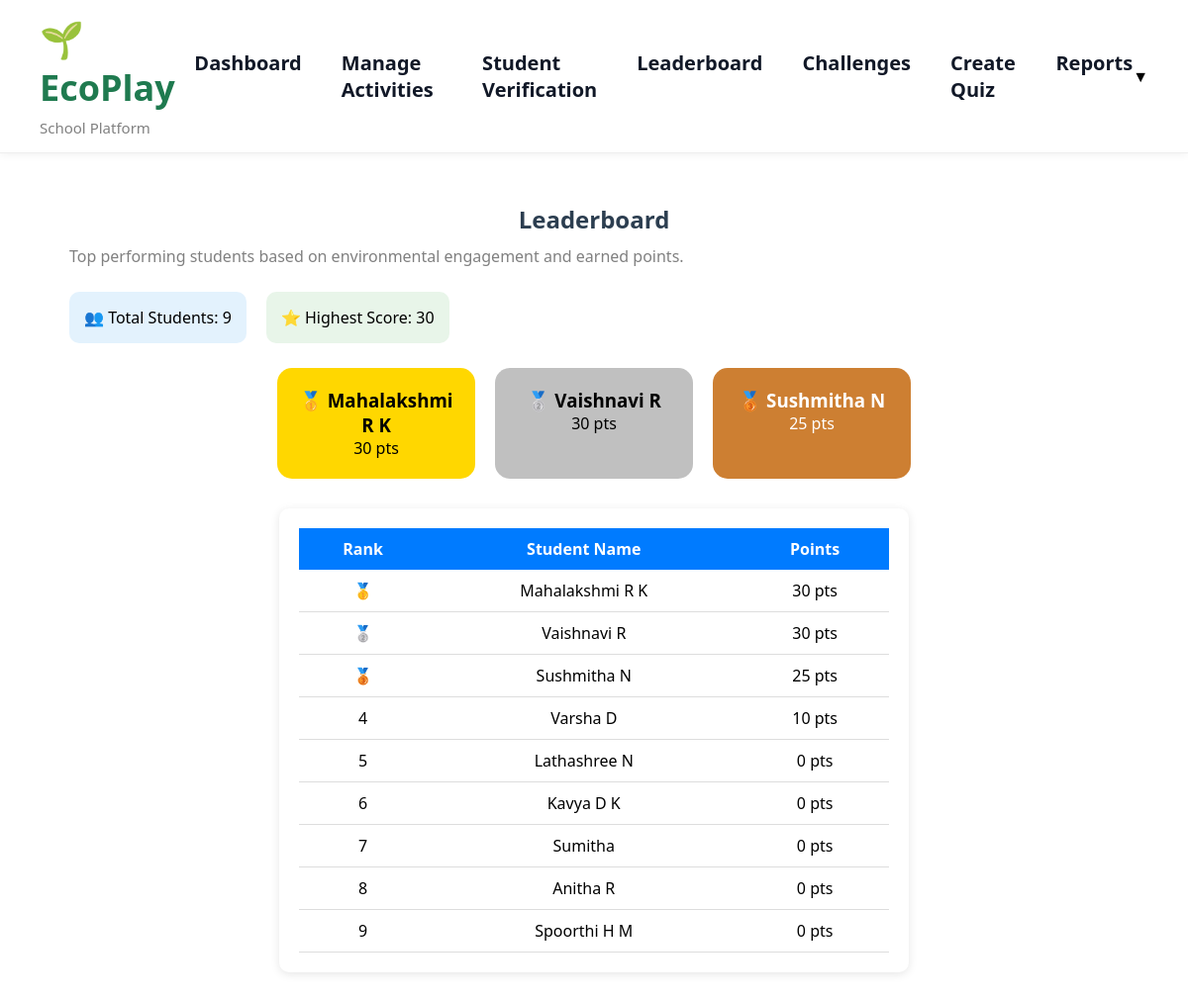
The app's page /leaderboard with its own data.
### tables this page shows
CREATE TABLE users(
id INTEGER PRIMARY KEY AUTOINCREMENT,
name TEXT,
email TEXT UNIQUE,
password TEXT,
role TEXT,
school_id INTEGER,
status TEXT,
verification_status TEXT,
points INTEGER DEFAULT 0
);

### app.py (the view)
@app.route('/leaderboard')
def leaderboard():
    conn = sqlite3.connect('database.db')
    cur = conn.cursor()
    cur.execute("""
        SELECT name, points
        FROM users
        ORDER BY points DESC
    """)
    students = cur.fetchall()
    conn.close()
    return render_template('leaderboard.html', students=students)

### templates/leaderboard.html (shortened to what this page needs)
{% extends "base.html" %}
{% block content %}
<h2 style="margin-bottom:10px;">Leaderboard</h2>
<p style="color:gray; margin-bottom:25px;">
Top performing students based on environmental engagement and earned points.
</p>
<div style="display:flex; gap:20px; margin-bottom:25px;">
    <div style="background:#e3f2fd; padding:15px; border-radius:10px;">
        👥 Total Students: {{ students|length }}
    </div>
    <div style="background:#e8f5e9; padding:15px; border-radius:10px;">
        ⭐ Highest Score: {{ students[0][1] if students|length > 0 else 0 }}
    </div>
</div>
{% if students|length >= 3 %}
<div style="display:flex; gap:20px; margin-bottom:30px; justify-content:center;">
    <div style="background:gold; padding:20px; border-radius:15px; width:200px; text-align:center;">
        <h3>🥇 {{ students[0][0] }}</h3>
        <p>{{ students[0][1] }} pts</p>
    </div>
    <div style="background:silver; padding:20px; border-radius:15px; width:200px; text-align:center;">
        <h3>🥈 {{ students[1][0] }}</h3>
        <p>{{ students[1][1] }} pts</p>
    </div>
    <div style="background:#cd7f32; padding:20px; border-radius:15px; width:200px; text-align:center; color:white;">
        <h3>🥉 {{ students[2][0] }}</h3>
        <p>{{ students[2][1] }} pts</p>
    </div>
</div>
{% endif %}
<div style="
    background:white;
    padding:20px;
    border-radius:10px;
    width:60%;
    margin:30px auto;
    box-shadow:0 2px 10px rgba(0,0,0,0.1);
">
<table style="
    width:100%;
    border-collapse:collapse;
    text-align:center;
">
<tr style="background:linear-gradient(to right, #4facfe, #00f2fe); color:white;">
    <th style="padding:10px;">Rank</th>
    <th style="padding:10px;">Student Name</th>
    <th style="padding:10px;">Points</th>
</tr>
{% for student in students %}
<tr style="
    border-bottom:1px solid #eee;
    transition:0.3s;
"
onmouseover="this.style.background='#f1f9ff'"
onmouseout="this.style.background=''">
    <td style="padding:10px;">
        {% if loop.index == 1 %}
            🥇
        {% elif loop.index == 2 %}
            🥈
        {% elif loop.index == 3 %}
            🥉
        {% else %}
            {{ loop.index }}
        {% endif %}
    </td>
    <td style="padding:10px;">{{ student[0] }}</td>
    <td style="padding:10px;">{{ student[1] }} pts</td>
</tr>
{% endfor %}
</table>
</div>
{% endblock %}

### static/style.css (style rules this page uses)
* { margin: 0; padding: 0; box-sizing: border-box; }
body { font-family: Arial, sans-serif; background: #f9fafb; }
body { font-family: Arial, sans-serif; background: #f4f6f9; margin: 0; padding: 0; }
h2 { text-align: center; margin-bottom: 25px; color: #2c3e50; }
table { width: 100%; border-collapse: collapse; }
th { background: #007bff; color: white; padding: 12px; }
td { padding: 10px; border-bottom: 1px solid #ddd; }
body { background-image: url("/static/images/ecoplay_bg.png"); background-size: cover; background-position: center; background-repeat: no-repeat; height: 100vh; }
body { margin:0; font-family: "Segoe UI", sans-serif; background: linear-gradient(120deg,#e8f5e9,#e3f2fd); }
html, body, #root, .app { background:white !important; }
body { margin: 0; font-family: 'Segoe UI', Arial, sans-serif; background: #f4f7fb; }

### records on screen
users: points "30", name "Mahalakshmi R K"
users: name "Vaishnavi R", points "30"
users: name "Sushmitha N", points "25"
users: name "Varsha D", points "10"
users: name "Lathashree N", points "0"
users: name "Kavya D K", points "0"
users: name "Sumitha", points "0"
users: name "Anitha R", points "0"
users: name "Spoorthi H M", points "0"

### other values on screen
{{ students|length }} "9"
